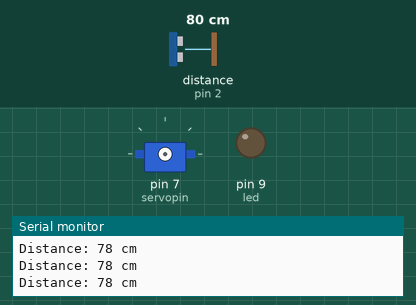
Simulated run of this sketch. Board: Arduino Uno, built with avr-gcc and run on an emulated ATmega328P. Shown: servo, output pins drawn as LEDs (lit = HIGH), the last lines printed to the serial monitor. Wiring (inferred from the names in the program): ultrasonic range finder: trigger pin 3; echo pin 2; servo: signal pin 7. Inputs (shaded band) come from the test bench; at power-on: distance to the obstacle (sensor on pin 2) 80 cm. The echo pulse lasts 58.3 µs per cm; servo pulses on a pin are drawn as a servo (544–2400 µs = 0–180°); pins used as bus, display or sensor lines are not drawn.

Above: at 1.2 s.
1.3 s: distance to the obstacle (sensor on pin 2) set to 12 cm
2.8 s: distance to the obstacle (sensor on pin 2) set to 9 cm
At 3.3 s:
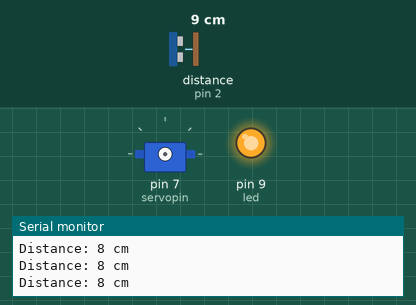
4.3 s: distance to the obstacle (sensor on pin 2) set to 53 cm
At 5.5 s:
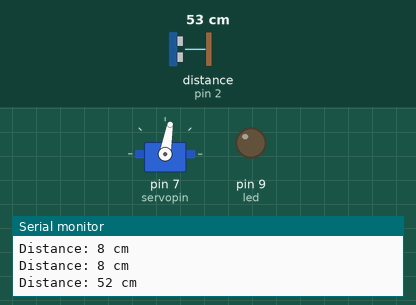
5.8 s: distance to the obstacle (sensor on pin 2) set to 2 cm
At 7.4 s:
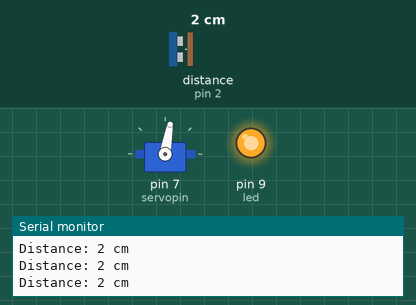
Timing chart, 0 to 8.8 s (numbered marks = the images above; inputs shaded):
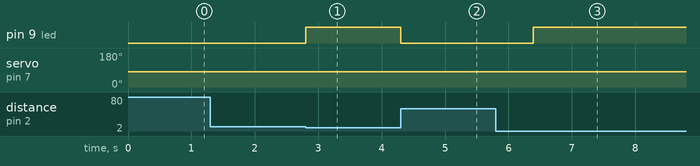

The sketch:

ultrasound.ino
```cpp
// ---------------------------------------------------------------- //
// Arduino Ultrasoninc Sensor HC-SR04
// Re-writed by Arbi Abdul Jabbaar
// Using Arduino IDE 1.8.7
// Using HC-SR04 Module
// Tested on 17 September 2019
// ---------------------------------------------------------------- //

#define echoPin 2 // attach pin D2 Arduino to pin Echo of HC-SR04
#define trigPin 3 //attach pin D3 Arduino to pin Trig of HC-SR04

// defines variables
long duration; // variable for the duration of sound wave travel
int distance; // variable for the distance measurement
int led = 9;
int servopin = 7;
int myangle;
int pulsewidth;//定义脉宽变量
int val;

void servopulse(int servopin,int myangle)//定义一个脉冲函数
{
pulsewidth=(myangle*11)+500;//将角度转化为500-2480 的脉宽值
digitalWrite(servopin,HIGH);//将舵机接口电平至高
delayMicroseconds(pulsewidth);//延时脉宽值的微秒数
digitalWrite(servopin,LOW);//将舵机接口电平至低
delay(20-pulsewidth/1000);
}

void setup() {
  pinMode(trigPin, OUTPUT); // Sets the trigPin as an OUTPUT
  pinMode(echoPin, INPUT); // Sets the echoPin as an INPUT
  pinMode(led, OUTPUT);
  pinMode(servopin,OUTPUT);//设定舵机接口为输出接口
  Serial.begin(9600); // // Serial Communication is starting with 9600 of baudrate speed
}
void loop() {
  // Clears the trigPin condition
  digitalWrite(trigPin, LOW);
  delayMicroseconds(2);
  // Sets the trigPin HIGH (ACTIVE) for 10 microseconds
  digitalWrite(trigPin, HIGH);
  delayMicroseconds(10);
  digitalWrite(trigPin, LOW);
  // Reads the echoPin, returns the sound wave travel time in microseconds
  duration = pulseIn(echoPin, HIGH);
  // Calculating the distance
  distance = duration * 0.034 / 2; // Speed of sound wave divided by 2 (go and back)
  // Displays the distance on the Serial Monitor
  delayMicroseconds(500);
  if (distance < 10){
    digitalWrite(led, HIGH);
    }else{
      digitalWrite(led, LOW);
      }

val=distance;//读取串行端口的值
if(val>'0'&&val<='9')
{
val=val-'0';//将特征量转化为数值变量
val=val*(180/9);//将数字转化为角度

for(int i=0;i<=50;i++) //给予舵机足够的时间让它转到指定角度
{
servopulse(servopin,val);//引用脉冲函数
}

}
  Serial.print("Distance: ");
  Serial.print(distance);
  Serial.println(" cm");
}
```

Measured:
- the behaviour switches between 11 and 10 cm on distance to the obstacle (sensor on pin 2) (found by bisection; images 0 and 1)
- after the input at 2.8 s, pin 9 (led): LOW → HIGH at once
- after the input at 4.3 s, pin 9 (led): HIGH → LOW at once; servo on pin 7 (servopin): 82° → 80° after 0.09 s
- after the input at 5.8 s, pin 9 (led): LOW → HIGH after 0.59 s
